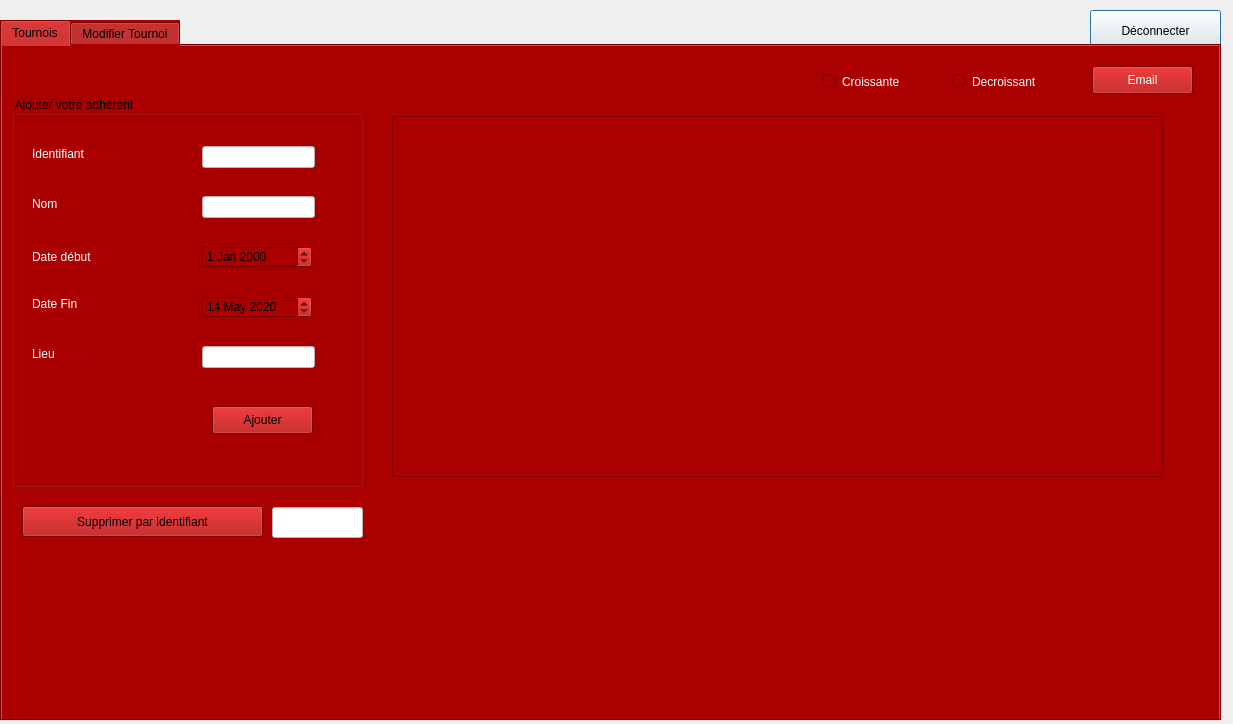
<?xml version="1.0" encoding="UTF-8"?>
<ui version="4.0">
 <class>adherent</class>
 <widget class="QDialog" name="adherent">
  <property name="geometry">
   <rect>
    <x>0</x>
    <y>0</y>
    <width>1233</width>
    <height>724</height>
   </rect>
  </property>
  <property name="windowTitle">
   <string>Dialog</string>
  </property>
  <widget class="QPushButton" name="pushButton">
   <property name="geometry">
    <rect>
     <x>1090</x>
     <y>10</y>
     <width>131</width>
     <height>41</height>
    </rect>
   </property>
   <property name="text">
    <string>Déconnecter</string>
   </property>
  </widget>
  <widget class="QTabWidget" name="TABLE">
   <property name="geometry">
    <rect>
     <x>0</x>
     <y>20</y>
     <width>1221</width>
     <height>701</height>
    </rect>
   </property>
   <property name="styleSheet">
    <string notr="true">background-color: rgb(170, 0, 0);</string>
   </property>
   <property name="currentIndex">
    <number>0</number>
   </property>
   <widget class="QWidget" name="tab_2">
    <attribute name="title">
     <string>Tournois</string>
    </attribute>
    <widget class="QGroupBox" name="groupBox_3">
     <property name="geometry">
      <rect>
       <x>10</x>
       <y>50</y>
       <width>351</width>
       <height>391</height>
      </rect>
     </property>
     <property name="styleSheet">
      <string notr="true">font: 12pt &quot;MS Shell Dlg 2&quot;;</string>
     </property>
     <property name="title">
      <string>Ajouter votre adhérent</string>
     </property>
     <widget class="QLabel" name="label_12">
      <property name="geometry">
       <rect>
        <x>20</x>
        <y>100</y>
        <width>55</width>
        <height>16</height>
       </rect>
      </property>
      <property name="styleSheet">
       <string notr="true">color: rgb(255, 255, 255);
font: 11pt &quot;MS Shell Dlg 2&quot;;</string>
      </property>
      <property name="text">
       <string>Nom</string>
      </property>
     </widget>
     <widget class="QLabel" name="label_13">
      <property name="geometry">
       <rect>
        <x>20</x>
        <y>150</y>
        <width>81</width>
        <height>21</height>
       </rect>
      </property>
      <property name="styleSheet">
       <string notr="true">color: rgb(255, 255, 255);
font: 11pt &quot;MS Shell Dlg 2&quot;;</string>
      </property>
      <property name="text">
       <string>Date début</string>
      </property>
     </widget>
     <widget class="QLabel" name="label_14">
      <property name="geometry">
       <rect>
        <x>20</x>
        <y>200</y>
        <width>71</width>
        <height>16</height>
       </rect>
      </property>
      <property name="styleSheet">
       <string notr="true">color: rgb(255, 255, 255);
font: 11pt &quot;MS Shell Dlg 2&quot;;</string>
      </property>
      <property name="text">
       <string>Date Fin</string>
      </property>
     </widget>
     <widget class="QLabel" name="label_15">
      <property name="geometry">
       <rect>
        <x>20</x>
        <y>250</y>
        <width>61</width>
        <height>16</height>
       </rect>
      </property>
      <property name="styleSheet">
       <string notr="true">color: rgb(255, 255, 255);
font: 11pt &quot;MS Shell Dlg 2&quot;;</string>
      </property>
      <property name="text">
       <string>Lieu</string>
      </property>
     </widget>
     <widget class="QLineEdit" name="ajouter_nom_tour">
      <property name="geometry">
       <rect>
        <x>190</x>
        <y>100</y>
        <width>113</width>
        <height>22</height>
       </rect>
      </property>
      <property name="styleSheet">
       <string notr="true">background-color: rgb(255, 255, 255);</string>
      </property>
     </widget>
     <widget class="QLineEdit" name="ajouter_lieu_tour">
      <property name="geometry">
       <rect>
        <x>190</x>
        <y>250</y>
        <width>113</width>
        <height>22</height>
       </rect>
      </property>
      <property name="styleSheet">
       <string notr="true">background-color: rgb(255, 255, 255);</string>
      </property>
     </widget>
     <widget class="QPushButton" name="Ajouter_tourn">
      <property name="geometry">
       <rect>
        <x>200</x>
        <y>310</y>
        <width>101</width>
        <height>28</height>
       </rect>
      </property>
      <property name="text">
       <string>Ajouter</string>
      </property>
     </widget>
     <widget class="QLabel" name="label_17">
      <property name="geometry">
       <rect>
        <x>20</x>
        <y>50</y>
        <width>91</width>
        <height>16</height>
       </rect>
      </property>
      <property name="styleSheet">
       <string notr="true">color: rgb(255, 255, 255);
font: 11pt &quot;MS Shell Dlg 2&quot;;</string>
      </property>
      <property name="text">
       <string>Identifiant</string>
      </property>
     </widget>
     <widget class="QLineEdit" name="ajouter_id_tour">
      <property name="geometry">
       <rect>
        <x>190</x>
        <y>50</y>
        <width>113</width>
        <height>22</height>
       </rect>
      </property>
      <property name="styleSheet">
       <string notr="true">background-color: rgb(255, 255, 255);</string>
      </property>
      <property name="text">
       <string/>
      </property>
     </widget>
     <widget class="QDateEdit" name="ajouter_date_tour">
      <property name="geometry">
       <rect>
        <x>190</x>
        <y>150</y>
        <width>110</width>
        <height>22</height>
       </rect>
      </property>
      <property name="acceptDrops">
       <bool>false</bool>
      </property>
     </widget>
     <widget class="QDateEdit" name="ajouter_fin_tour">
      <property name="geometry">
       <rect>
        <x>190</x>
        <y>200</y>
        <width>110</width>
        <height>22</height>
       </rect>
      </property>
      <property name="minimumDate">
       <date>
        <year>2020</year>
        <month>5</month>
        <day>14</day>
       </date>
      </property>
      <property name="calendarPopup">
       <bool>false</bool>
      </property>
     </widget>
    </widget>
    <widget class="QPushButton" name="send_mail_tour">
     <property name="geometry">
      <rect>
       <x>1090</x>
       <y>20</y>
       <width>101</width>
       <height>28</height>
      </rect>
     </property>
     <property name="styleSheet">
      <string notr="true">color: rgb(255, 255, 255);</string>
     </property>
     <property name="text">
      <string>Email</string>
     </property>
    </widget>
    <widget class="QPushButton" name="supprimer_tourn">
     <property name="geometry">
      <rect>
       <x>20</x>
       <y>460</y>
       <width>241</width>
       <height>31</height>
      </rect>
     </property>
     <property name="styleSheet">
      <string notr="true">font: 12pt &quot;MS Shell Dlg 2&quot;;</string>
     </property>
     <property name="text">
      <string>Supprimer par identifiant</string>
     </property>
    </widget>
    <widget class="QLabel" name="label">
     <property name="geometry">
      <rect>
       <x>-70</x>
       <y>-160</y>
       <width>1291</width>
       <height>831</height>
      </rect>
     </property>
     <property name="text">
      <string/>
     </property>
     <property name="pixmap">
      <pixmap>../../Downloads/e-sport.jpg</pixmap>
     </property>
    </widget>
    <widget class="QTableView" name="table_tourn">
     <property name="geometry">
      <rect>
       <x>390</x>
       <y>70</y>
       <width>771</width>
       <height>361</height>
      </rect>
     </property>
    </widget>
    <widget class="QLineEdit" name="supprimer_tour">
     <property name="geometry">
      <rect>
       <x>270</x>
       <y>461</y>
       <width>91</width>
       <height>31</height>
      </rect>
     </property>
     <property name="styleSheet">
      <string notr="true">background-color: rgb(255, 255, 255);
font: 11pt &quot;MS Shell Dlg 2&quot;;</string>
     </property>
     <property name="text">
      <string/>
     </property>
    </widget>
    <widget class="QRadioButton" name="tri_desc">
     <property name="geometry">
      <rect>
       <x>950</x>
       <y>20</y>
       <width>121</width>
       <height>31</height>
      </rect>
     </property>
     <property name="styleSheet">
      <string notr="true">color: rgb(255, 255, 255);
font: 10pt &quot;MS Shell Dlg 2&quot;;</string>
     </property>
     <property name="text">
      <string>Decroissant</string>
     </property>
    </widget>
    <widget class="QRadioButton" name="tri_asc">
     <property name="geometry">
      <rect>
       <x>820</x>
       <y>20</y>
       <width>111</width>
       <height>31</height>
      </rect>
     </property>
     <property name="styleSheet">
      <string notr="true">font: 10pt &quot;MS Shell Dlg 2&quot;;
color: rgb(255, 255, 255);</string>
     </property>
     <property name="text">
      <string>Croissante</string>
     </property>
    </widget>
    <zorder>label</zorder>
    <zorder>groupBox_3</zorder>
    <zorder>send_mail_tour</zorder>
    <zorder>supprimer_tourn</zorder>
    <zorder>table_tourn</zorder>
    <zorder>supprimer_tour</zorder>
    <zorder>tri_desc</zorder>
    <zorder>tri_asc</zorder>
   </widget>
   <widget class="QWidget" name="tab_3">
    <attribute name="title">
     <string>Modifier Tournoi</string>
    </attribute>
    <widget class="QGroupBox" name="groupBox_5">
     <property name="geometry">
      <rect>
       <x>40</x>
       <y>50</y>
       <width>351</width>
       <height>391</height>
      </rect>
     </property>
     <property name="styleSheet">
      <string notr="true">font: 12pt &quot;MS Shell Dlg 2&quot;;</string>
     </property>
     <property name="title">
      <string>Modifier votre adhérent</string>
     </property>
     <widget class="QLabel" name="label_23">
      <property name="geometry">
       <rect>
        <x>20</x>
        <y>100</y>
        <width>55</width>
        <height>16</height>
       </rect>
      </property>
      <property name="styleSheet">
       <string notr="true">color: rgb(255, 255, 255);
font: 11pt &quot;MS Shell Dlg 2&quot;;</string>
      </property>
      <property name="text">
       <string>Nom</string>
      </property>
     </widget>
     <widget class="QLabel" name="label_24">
      <property name="geometry">
       <rect>
        <x>20</x>
        <y>150</y>
        <width>81</width>
        <height>21</height>
       </rect>
      </property>
      <property name="styleSheet">
       <string notr="true">color: rgb(255, 255, 255);
font: 11pt &quot;MS Shell Dlg 2&quot;;</string>
      </property>
      <property name="text">
       <string>Date debut</string>
      </property>
     </widget>
     <widget class="QLabel" name="label_25">
      <property name="geometry">
       <rect>
        <x>20</x>
        <y>200</y>
        <width>71</width>
        <height>16</height>
       </rect>
      </property>
      <property name="styleSheet">
       <string notr="true">color: rgb(255, 255, 255);
font: 11pt &quot;MS Shell Dlg 2&quot;;</string>
      </property>
      <property name="text">
       <string>Fin tour</string>
      </property>
     </widget>
     <widget class="QLabel" name="label_26">
      <property name="geometry">
       <rect>
        <x>20</x>
        <y>250</y>
        <width>61</width>
        <height>16</height>
       </rect>
      </property>
      <property name="styleSheet">
       <string notr="true">color: rgb(255, 255, 255);
font: 11pt &quot;MS Shell Dlg 2&quot;;</string>
      </property>
      <property name="text">
       <string>lieu</string>
      </property>
     </widget>
     <widget class="QLineEdit" name="modifier_nom_tour">
      <property name="geometry">
       <rect>
        <x>190</x>
        <y>100</y>
        <width>113</width>
        <height>22</height>
       </rect>
      </property>
      <property name="styleSheet">
       <string notr="true">background-color: rgb(255, 255, 255);</string>
      </property>
     </widget>
     <widget class="QLineEdit" name="modifier_lieu_tour">
      <property name="geometry">
       <rect>
        <x>190</x>
        <y>250</y>
        <width>113</width>
        <height>22</height>
       </rect>
      </property>
      <property name="styleSheet">
       <string notr="true">background-color: rgb(255, 255, 255);</string>
      </property>
     </widget>
     <widget class="QPushButton" name="modifier_tourn">
      <property name="geometry">
       <rect>
        <x>200</x>
        <y>340</y>
        <width>101</width>
        <height>28</height>
       </rect>
      </property>
      <property name="text">
       <string>Modifier</string>
      </property>
     </widget>
     <widget class="QLabel" name="label_28">
      <property name="geometry">
       <rect>
        <x>20</x>
        <y>50</y>
        <width>91</width>
        <height>16</height>
       </rect>
      </property>
      <property name="styleSheet">
       <string notr="true">color: rgb(255, 255, 255);
font: 11pt &quot;MS Shell Dlg 2&quot;;</string>
      </property>
      <property name="text">
       <string>Identifiant</string>
      </property>
     </widget>
     <widget class="QLineEdit" name="modifier_id_tour">
      <property name="geometry">
       <rect>
        <x>190</x>
        <y>50</y>
        <width>113</width>
        <height>22</height>
       </rect>
      </property>
      <property name="styleSheet">
       <string notr="true">background-color: rgb(255, 255, 255);</string>
      </property>
     </widget>
     <widget class="QDateEdit" name="date_tour">
      <property name="geometry">
       <rect>
        <x>190</x>
        <y>150</y>
        <width>110</width>
        <height>22</height>
       </rect>
      </property>
     </widget>
     <widget class="QDateEdit" name="fin_tour">
      <property name="geometry">
       <rect>
        <x>190</x>
        <y>200</y>
        <width>110</width>
        <height>22</height>
       </rect>
      </property>
     </widget>
    </widget>
    <widget class="QLineEdit" name="chercher_tour">
     <property name="geometry">
      <rect>
       <x>630</x>
       <y>60</y>
       <width>151</width>
       <height>31</height>
      </rect>
     </property>
     <property name="styleSheet">
      <string notr="true">background-color: rgb(255, 255, 255);
font: 11pt &quot;MS Shell Dlg 2&quot;;</string>
     </property>
    </widget>
    <widget class="QPushButton" name="chercher_modif_tourn">
     <property name="geometry">
      <rect>
       <x>810</x>
       <y>60</y>
       <width>221</width>
       <height>28</height>
      </rect>
     </property>
     <property name="text">
      <string>Chercher adhérent par identifiant</string>
     </property>
    </widget>
    <widget class="QTableView" name="table_Re_tourn">
     <property name="geometry">
      <rect>
       <x>430</x>
       <y>110</y>
       <width>771</width>
       <height>71</height>
      </rect>
     </property>
    </widget>
    <widget class="QLabel" name="label_5">
     <property name="geometry">
      <rect>
       <x>-20</x>
       <y>-100</y>
       <width>1291</width>
       <height>821</height>
      </rect>
     </property>
     <property name="text">
      <string/>
     </property>
     <property name="pixmap">
      <pixmap>../../Downloads/e-sport.jpg</pixmap>
     </property>
    </widget>
    <zorder>label_5</zorder>
    <zorder>groupBox_5</zorder>
    <zorder>chercher_tour</zorder>
    <zorder>chercher_modif_tourn</zorder>
    <zorder>table_Re_tourn</zorder>
   </widget>
  </widget>
 </widget>
 <resources/>
 <connections/>
</ui>
